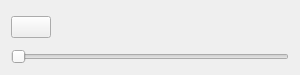
<?xml version="1.0" encoding="UTF-8"?>
<ui version="4.0">
 <class>PlaybackView</class>
 <widget class="QWidget" name="PlaybackView">
  <property name="geometry">
   <rect>
    <x>0</x>
    <y>0</y>
    <width>300</width>
    <height>75</height>
   </rect>
  </property>
  <property name="windowTitle">
   <string>Form</string>
  </property>
  <layout class="QVBoxLayout" name="verticalLayout">
   <item>
    <layout class="QHBoxLayout" name="horizontalLayout">
     <item>
      <widget class="QPushButton" name="playButton">
       <property name="text">
        <string/>
       </property>
      </widget>
     </item>
     <item>
      <widget class="QLabel" name="timeLabel">
       <property name="minimumSize">
        <size>
         <width>0</width>
         <height>0</height>
        </size>
       </property>
       <property name="maximumSize">
        <size>
         <width>16777215</width>
         <height>16777215</height>
        </size>
       </property>
       <property name="text">
        <string/>
       </property>
       <property name="alignment">
        <set>Qt::AlignLeading|Qt::AlignLeft|Qt::AlignVCenter</set>
       </property>
      </widget>
     </item>
     <item>
      <spacer name="horizontalSpacer">
       <property name="orientation">
        <enum>Qt::Horizontal</enum>
       </property>
       <property name="sizeHint" stdset="0">
        <size>
         <width>40</width>
         <height>20</height>
        </size>
       </property>
      </spacer>
     </item>
    </layout>
   </item>
   <item>
    <layout class="QHBoxLayout" name="horizontalLayout_2">
     <item>
      <widget class="QSlider" name="positionSlider">
       <property name="maximum">
        <number>0</number>
       </property>
       <property name="orientation">
        <enum>Qt::Horizontal</enum>
       </property>
       <property name="invertedAppearance">
        <bool>false</bool>
       </property>
      </widget>
     </item>
    </layout>
   </item>
  </layout>
 </widget>
 <resources/>
 <connections/>
</ui>
